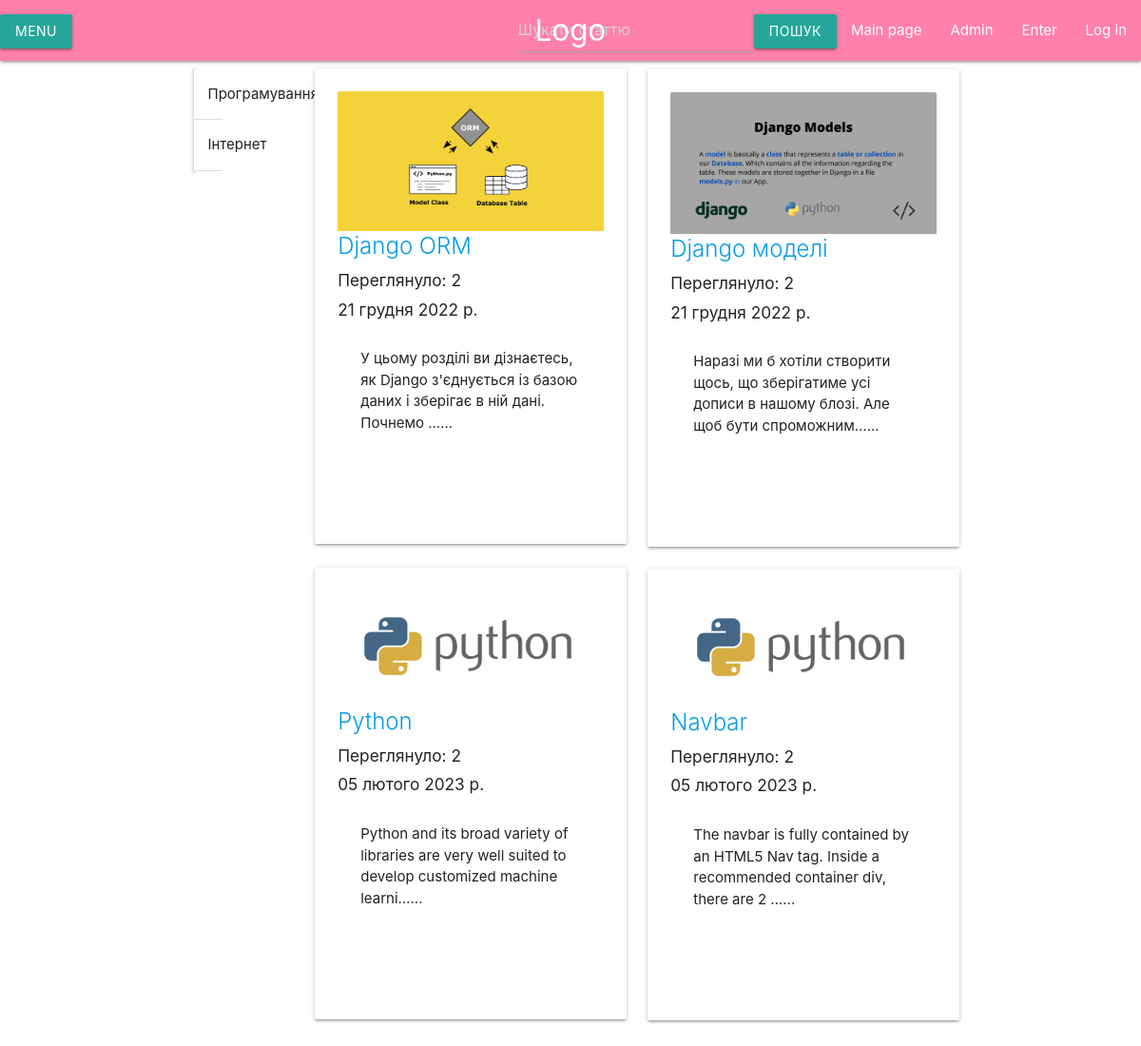
Before: /category_internet/ with the older database file.
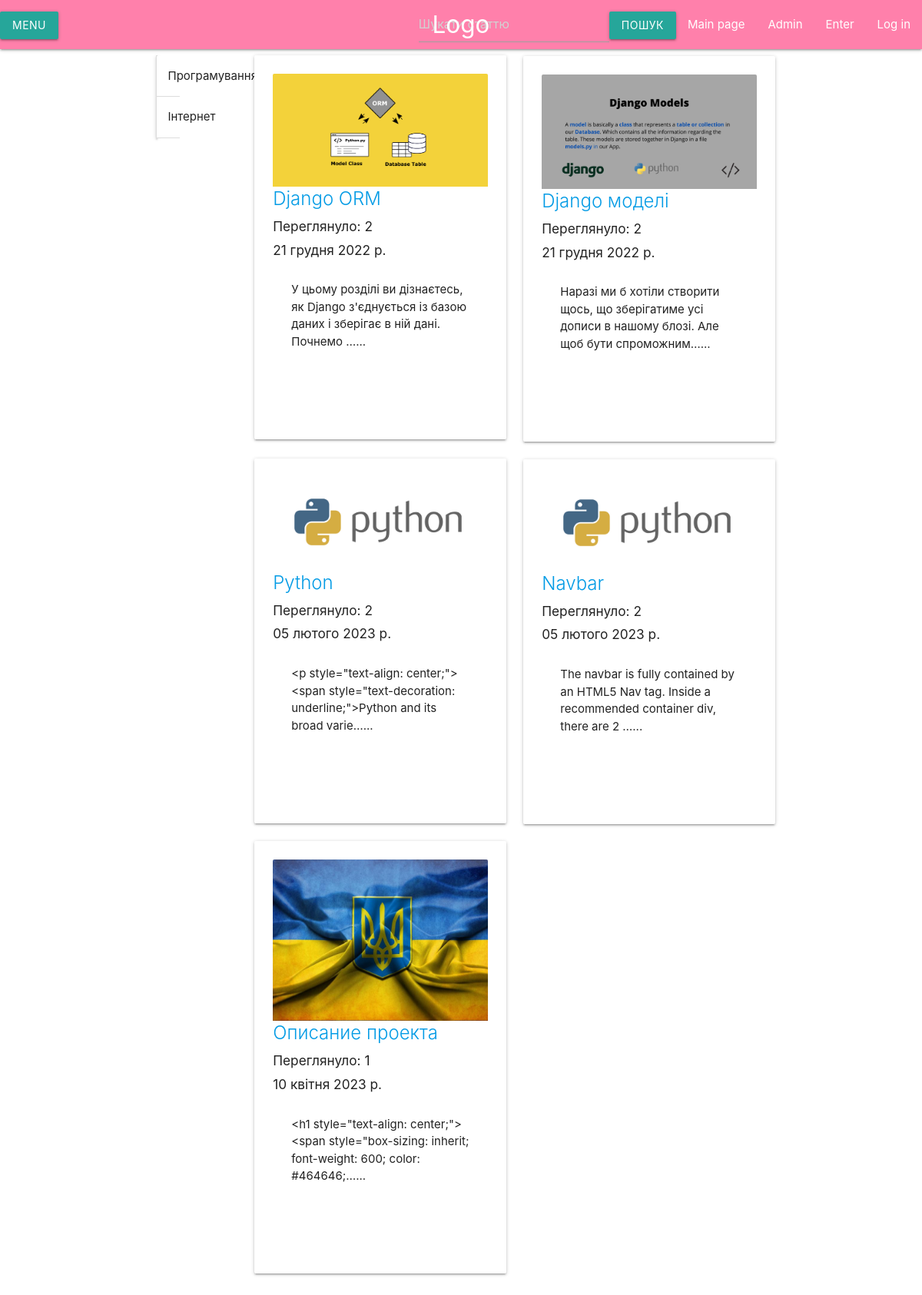
After: the same page with the newer database file.
### blog/models.py (models this page shows, shortened)
class Category(models.Model):
    name = models.CharField(max_length=80)
    info = models.TextField(blank=True)
    category_slug = models.CharField(max_length=80, default="category_main")
    img = models.ImageField(upload_to='blog/static/img/categories',
                            height_field=None,
                            width_field=None,
                            verbose_name="Зображення категорії",
                            default='default.jpg')
    class Meta:
        verbose_name_plural = "Категорії"

class Post(models.Model):
    title = models.CharField(max_length=100) #CharField - тип для короткого тексту
    text = models.TextField() #для зберігання тексту
    created_at = models.DateField(default=timezone.now) #час коли таблиця створена
    post_slug = models.SlugField(max_length=80, default="default_post") #коротка назва поста для url
    img = models.ImageField(default = 'blog/static/img/default.jpeg',
                            upload_to='blog/static/img',
                            height_field=None, width_field=None,
                            max_length=200,
                            verbose_name="Картинка для поста") #поле для зображення
    views_number = models.ManyToManyField(User, related_name="views_rating", blank=True)
    likes = models.ManyToManyField(User, related_name="post_likes", blank=True)
    saving =  models.ManyToManyField(User, related_name="post_savings", blank=True)
    category = models.ForeignKey(Category, default=1,
                                 on_delete=models.SET_DEFAULT,
                                 verbose_name="Категорія")
    def get_views_number(self):
        return self.views_number.count()

### blog/views.py (the view, shortened to what this page needs)
# urls.py: path('<slug>/', views.slug_process), #з <> дані передаються в views.blog_main
def slug_process(request, slug):
    sidebar = Category.objects.all()
    categories = [ c.category_slug for c in sidebar]
    if slug in categories:
        category_posts = Post.objects.filter(category__category_slug=slug)
        return render(request, "category.html", {
            "posts" : category_posts,
            "sidebar": sidebar
        })

### blog/templates/category.html (shortened to what this page needs)
{% extends 'navbar.html' %}
    {% block content %}
            <div class = "container">
            <div class = "row ">
                {% for post in posts %}
                {% if forloop.first %}
                    <div class = "col s2 l l2">
                        {% include "sidebar.html" %}
                    </div>
                    <div class = "col s10 l l5">
                {% else %}
                        {% if forloop.counter|divisibleby:2 %}
                            <div class = "col s2">
                            </div>
                            <div class = "col s10 l l5">
                        {% else %}
                            <div class = "col s10 l l5 offset-s6 offset-l2">
                        {% endif %}
                {% endif %}
                    <div class="card hoverable">
                        <div class="card-content">
                            <div class="card-image">
                                <img class = "center-align responsive-img"
                                src="/{{ post.img }}">
                            </div>
                            <span class="card-title">
                                <a href="/{{ post.post_slug }}">{{ post.title }}</a>
                                </span>
                            <h6>Переглянуло: {{ post.get_views_number }}</h6>
                            <h6>{{ post.created_at }}</h6>
                            <div class="card-content">{{ post.text|truncatechars:100 }}...</div>
                            <br><br><br>
                        </div>
                    </div>
                </div>
            {% endfor %}
        </div>
    {% endblock %}

### blog/templates/sidebar.html (shortened to what this page needs)
<div class="col s12 l2 m2 ">
    <ul class="collapsible ">
        {% for cat in sidebar %}
            <li>
                <div class="collapsible-header">{{cat.name}}</div>
            </li>
        {% endfor %}
    </ul>
</div>

Changed rows visible on the page:
changed Post "Python": text "Python and its broad variety of libraries are very well suited to develop customized machine learni…" → "<p style=\"text-align: center;\"><span style=\"text-decoration: underline;\">Python and its broad varie…"
added Post: img (picture), title "Описание проекта", get_views_number "1", created_at "10 квітня 2023 р.", text "<h1 style=\"text-align: center;\"><span style=\"box-sizing: inherit; font-weight: 600; color: #464646;…"
